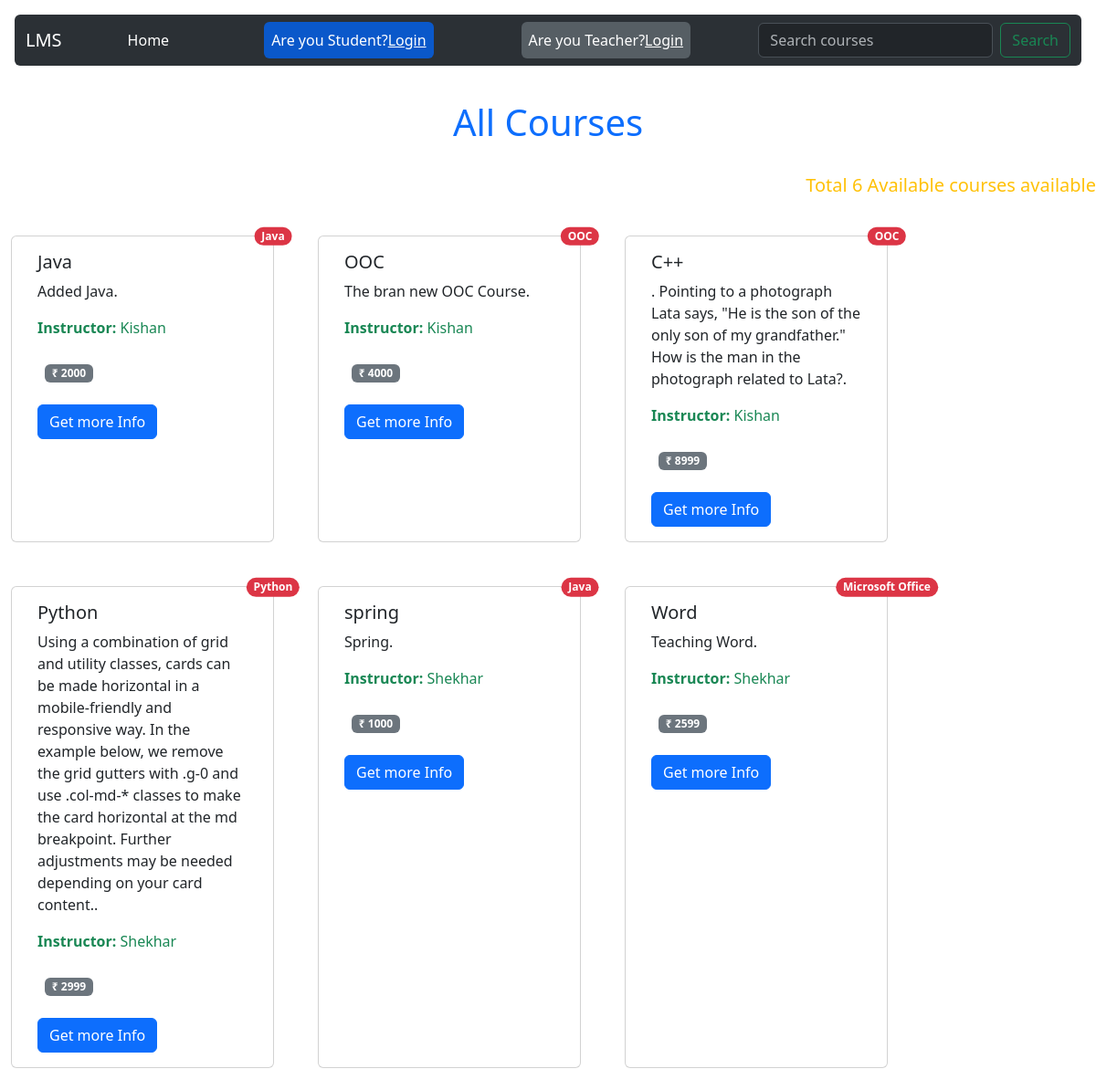
The app's page /, older data.
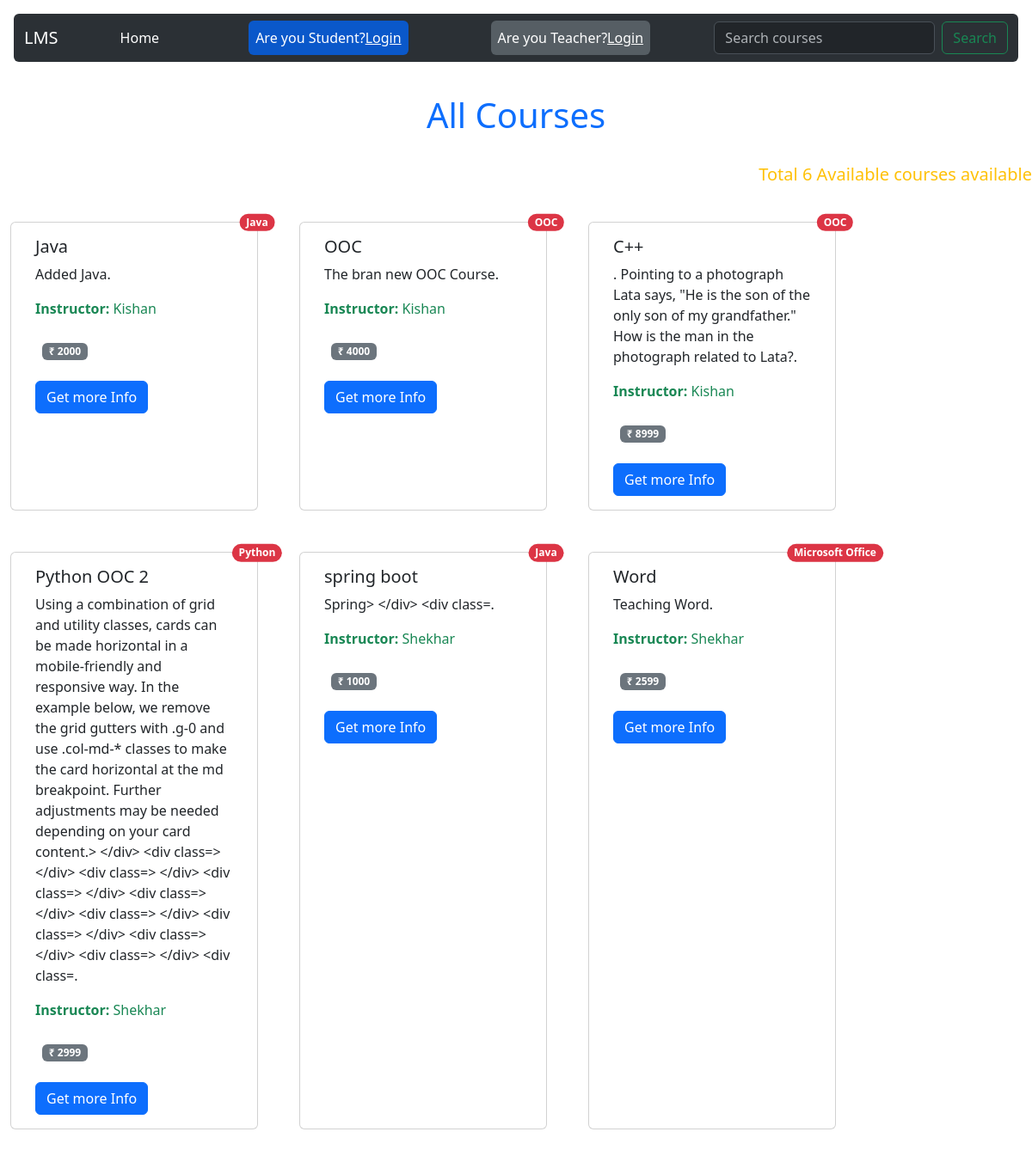
The same page, newer data.
### base/models.py (models this page shows, shortened)
class Course(models.Model):
    courseName = models.CharField(max_length=200)
    teacher_id=models.ForeignKey(Teacher,on_delete=models.CASCADE)
    description=models.TextField()
    content=models.TextField()
    price=models.CharField(max_length=10)
    category=models.CharField(max_length=200)

class Teacher(models.Model):
    name = models.CharField(max_length=100)
    email = models.EmailField()
    password=models.CharField(max_length=50)
    phone = models.CharField(max_length=20, blank=True)
    address = models.TextField(blank=True)
    age=models.CharField(max_length=10)
    gender=models.CharField(max_length=20)
    def __str__(self):
        return self.name

### base/views.py (the view)
# urls.py: path('',views.home,name="home"),
def home(request):
    if request.GET.get('q') != None:
        q = request.GET.get('q')
        course = Course.objects.filter(courseName__icontains=q)
    else:
        course = Course.objects.all()
        q = "All"
    context = {'course': course, 'q': q}
    return render(request, 'base/home.html', context)

### base/templates/base/home.html (shortened to what this page needs)
{% extends 'main.html' %}
{% block content %}
<p class="text-center text-primary fs-1 my-4" style="padding-top: 5rem;">{{q}} Courses</p>
<p class="text-end text-warning fs-5" >Total {{course.count}} Available courses available</p>
    <div class="row">
        {% for c in course %}
        <div class="card m-4" style="width: 18rem;">
            <span class="position-absolute top-0 start-100 translate-middle badge rounded-pill bg-danger">
                {{c.category}}
              </span>
            <div class="card-body">
                <h5 class="card-title">{{c.courseName}}</h5>
                <p class="card-text">{{c.description}}.</p>
                <span class="ml-5 text-success"><b>Instructor:</b> {{c.teacher_id}}</span>
                <div class="my-3 p-2">
                    <span class="badge text-bg-secondary">&#8377; {{c.price}}</span>
                </div>
                <a class="btn btn-primary" href="{% url 'course' c.id %}">Get more Info</a>
            </div>
        </div>
        {% endfor %}
    </div>
{% endblock content %}

### templates/main.html (shortened to what this page needs)
<!DOCTYPE html>
<html lang="en">
<head>
    <link href="https://cdn.jsdelivr.net/npm/bootstrap@5.3.2/dist/css/bootstrap.min.css" rel="stylesheet"
>
</head>
</head>
<body>
    {% include 'navbar.html' %}
    {% block content %}
    {% endblock %}
</body>
</html>

### templates/navbar.html (shortened to what this page needs)
<nav class="navbar navbar-expand-lg bg-body-tertiary m-3 rounded fixed-top" data-bs-theme="dark">
    <div class="container-fluid">
        <a class="navbar-brand" href="#">LMS</a>
        <div class="collapse navbar-collapse" id="navbarSupportedContent">
            <ul class="navbar-nav me-auto mb-2 mb-lg-0">
                <li class="nav-item mx-5">
                    <a class="nav-link active" aria-current="page" href="/">Home</a>
                </li>
                <li class="nav-item mx-5">
                    <a class="nav-link active btn btn-primary " aria-current="page" href="{% url 'login' %}">Are you Student?<u>Login</u></a>
                </li>
                <li class="nav-item mx-5">
                    <a class="nav-link active btn btn-secondary" aria-current="page" href="{% url 'teacherloginpage' %}">Are you Teacher?<u>Login</u></a>
                </li>
            </ul>
            <form class="d-flex" role="search" method="get" action="">
                <input class="form-control me-2" type="search" placeholder="Search courses" aria-label="Search" name="q">
                <button class="btn btn-outline-success" type="submit">Search</button>
            </form>
        </div>
    </div>
</nav>

Row changes from the older to the newer data that the page shows:
changed Course "Python": courseName "Python" → "Python OOC 2"; description "…depending on your card content." → "…depending on your card content.> </div> <div class=> </div> <div class=> </div> <div class=> </div> <div class=> </div> <div class=> </div> <div class=> </div> <div class=> </div> <div class=> </div> <div class="
changed Course: courseName "spring" → "spring boot"; description "Spring" → "Spring> </div> <div class="
